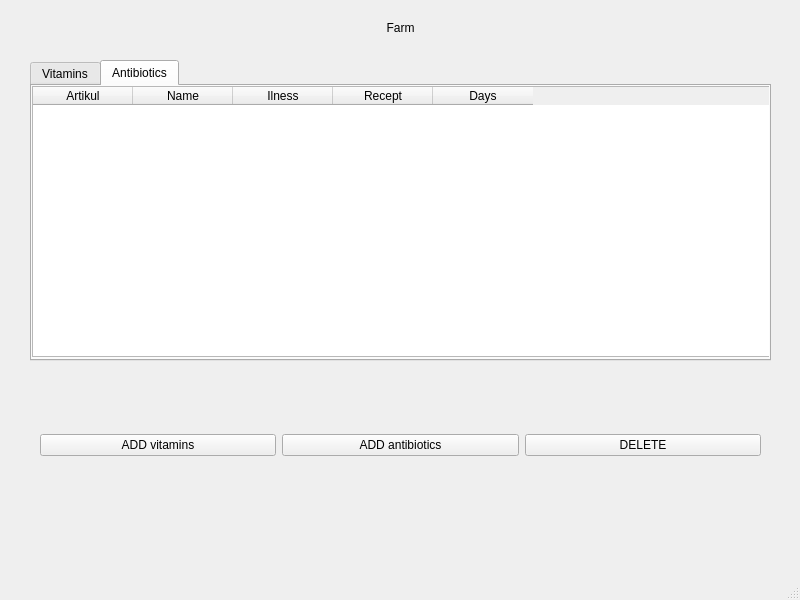
<?xml version="1.0" encoding="UTF-8"?>
<ui version="4.0">
 <class>MainWindow</class>
 <widget class="QMainWindow" name="MainWindow">
  <property name="geometry">
   <rect>
    <x>0</x>
    <y>0</y>
    <width>800</width>
    <height>600</height>
   </rect>
  </property>
  <property name="windowTitle">
   <string>MainWindow</string>
  </property>
  <widget class="QWidget" name="centralwidget">
   <widget class="QLabel" name="label">
    <property name="geometry">
     <rect>
      <x>40</x>
      <y>20</y>
      <width>721</width>
      <height>16</height>
     </rect>
    </property>
    <property name="text">
     <string>Farm</string>
    </property>
    <property name="alignment">
     <set>Qt::AlignCenter</set>
    </property>
   </widget>
   <widget class="QTabWidget" name="main">
    <property name="geometry">
     <rect>
      <x>30</x>
      <y>60</y>
      <width>741</width>
      <height>301</height>
     </rect>
    </property>
    <property name="currentIndex">
     <number>1</number>
    </property>
    <widget class="QWidget" name="tab">
     <attribute name="title">
      <string>Vitamins</string>
     </attribute>
     <widget class="QTableWidget" name="table_vitamins">
      <property name="geometry">
       <rect>
        <x>0</x>
        <y>0</y>
        <width>731</width>
        <height>271</height>
       </rect>
      </property>
      <column>
       <property name="text">
        <string>Artikul</string>
       </property>
      </column>
      <column>
       <property name="text">
        <string>Name</string>
       </property>
      </column>
      <column>
       <property name="text">
        <string>Illness</string>
       </property>
      </column>
      <column>
       <property name="text">
        <string>Age</string>
       </property>
      </column>
      <column>
       <property name="text">
        <string>Sezon</string>
       </property>
      </column>
     </widget>
    </widget>
    <widget class="QWidget" name="tab_2">
     <attribute name="title">
      <string>Antibiotics</string>
     </attribute>
     <widget class="QTableWidget" name="table_antibiotics">
      <property name="geometry">
       <rect>
        <x>0</x>
        <y>0</y>
        <width>741</width>
        <height>271</height>
       </rect>
      </property>
      <column>
       <property name="text">
        <string>Artikul</string>
       </property>
      </column>
      <column>
       <property name="text">
        <string>Name</string>
       </property>
      </column>
      <column>
       <property name="text">
        <string>Ilness</string>
       </property>
      </column>
      <column>
       <property name="text">
        <string>Recept</string>
       </property>
      </column>
      <column>
       <property name="text">
        <string>Days</string>
       </property>
      </column>
     </widget>
    </widget>
   </widget>
   <widget class="QStackedWidget" name="menu">
    <property name="geometry">
     <rect>
      <x>30</x>
      <y>370</y>
      <width>741</width>
      <height>151</height>
     </rect>
    </property>
    <property name="currentIndex">
     <number>0</number>
    </property>
    <widget class="QWidget" name="page">
     <widget class="QWidget" name="horizontalLayoutWidget">
      <property name="geometry">
       <rect>
        <x>10</x>
        <y>10</y>
        <width>721</width>
        <height>131</height>
       </rect>
      </property>
      <layout class="QHBoxLayout" name="horizontalLayout">
       <item>
        <widget class="QPushButton" name="vit_add">
         <property name="text">
          <string>ADD vitamins</string>
         </property>
        </widget>
       </item>
       <item>
        <widget class="QPushButton" name="bio_add">
         <property name="text">
          <string>ADD antibiotics</string>
         </property>
        </widget>
       </item>
       <item>
        <widget class="QPushButton" name="delete_farm">
         <property name="text">
          <string>DELETE</string>
         </property>
        </widget>
       </item>
      </layout>
     </widget>
    </widget>
    <widget class="QWidget" name="vitamins">
     <widget class="QWidget" name="gridLayoutWidget">
      <property name="geometry">
       <rect>
        <x>10</x>
        <y>10</y>
        <width>721</width>
        <height>131</height>
       </rect>
      </property>
      <layout class="QGridLayout" name="gridLayout">
       <item row="1" column="0">
        <widget class="QLabel" name="label_3">
         <property name="text">
          <string>Name: </string>
         </property>
        </widget>
       </item>
       <item row="1" column="1">
        <widget class="QLineEdit" name="name_vitamins"/>
       </item>
       <item row="0" column="3">
        <widget class="QLineEdit" name="age_vitamins"/>
       </item>
       <item row="1" column="3">
        <widget class="QLineEdit" name="sezon_vitamins"/>
       </item>
       <item row="0" column="2">
        <widget class="QLabel" name="label_4">
         <property name="text">
          <string>Age: </string>
         </property>
        </widget>
       </item>
       <item row="0" column="1">
        <widget class="QLineEdit" name="artikul_vitamins"/>
       </item>
       <item row="0" column="4">
        <widget class="QLabel" name="label_6">
         <property name="text">
          <string>Illness: </string>
         </property>
        </widget>
       </item>
       <item row="1" column="2">
        <widget class="QLabel" name="label_5">
         <property name="text">
          <string>Sezon: </string>
         </property>
        </widget>
       </item>
       <item row="0" column="0">
        <widget class="QLabel" name="label_2">
         <property name="text">
          <string>Artikul: </string>
         </property>
        </widget>
       </item>
       <item row="0" column="5">
        <widget class="QLineEdit" name="illness_vitamins"/>
       </item>
       <item row="1" column="4">
        <widget class="QPushButton" name="add_vitamins">
         <property name="text">
          <string>ADD</string>
         </property>
        </widget>
       </item>
       <item row="1" column="5">
        <widget class="QPushButton" name="cancel_vitamins">
         <property name="text">
          <string>cancel</string>
         </property>
        </widget>
       </item>
      </layout>
     </widget>
    </widget>
    <widget class="QWidget" name="antibiotics">
     <widget class="QWidget" name="gridLayoutWidget_2">
      <property name="geometry">
       <rect>
        <x>10</x>
        <y>10</y>
        <width>721</width>
        <height>141</height>
       </rect>
      </property>
      <layout class="QGridLayout" name="gridLayout_2">
       <item row="1" column="0">
        <widget class="QLabel" name="label_8">
         <property name="text">
          <string>Name: </string>
         </property>
        </widget>
       </item>
       <item row="0" column="2">
        <widget class="QLabel" name="label_9">
         <property name="text">
          <string>Recept: </string>
         </property>
        </widget>
       </item>
       <item row="0" column="1">
        <widget class="QLineEdit" name="artikul_antibiotics"/>
       </item>
       <item row="1" column="3">
        <widget class="QLineEdit" name="days_antibiotics"/>
       </item>
       <item row="0" column="3">
        <widget class="QLineEdit" name="recept_antibiotics"/>
       </item>
       <item row="1" column="1">
        <widget class="QLineEdit" name="name_antibiotics"/>
       </item>
       <item row="0" column="4">
        <widget class="QLabel" name="label_11">
         <property name="text">
          <string>Illness: </string>
         </property>
        </widget>
       </item>
       <item row="1" column="2">
        <widget class="QLabel" name="label_10">
         <property name="text">
          <string>Days: </string>
         </property>
        </widget>
       </item>
       <item row="0" column="0">
        <widget class="QLabel" name="label_7">
         <property name="text">
          <string>Artikul: </string>
         </property>
        </widget>
       </item>
       <item row="0" column="5">
        <widget class="QLineEdit" name="illness_antibiotics"/>
       </item>
       <item row="1" column="4">
        <widget class="QPushButton" name="add_antibiotics">
         <property name="text">
          <string>ADD</string>
         </property>
        </widget>
       </item>
       <item row="1" column="5">
        <widget class="QPushButton" name="cancel_antibiotics">
         <property name="text">
          <string>cancel</string>
         </property>
        </widget>
       </item>
      </layout>
     </widget>
    </widget>
    <widget class="QWidget" name="choose">
     <widget class="QWidget" name="horizontalLayoutWidget_2">
      <property name="geometry">
       <rect>
        <x>10</x>
        <y>10</y>
        <width>721</width>
        <height>131</height>
       </rect>
      </property>
      <layout class="QHBoxLayout" name="horizontalLayout_2">
       <item>
        <widget class="QPushButton" name="vitamins_2">
         <property name="text">
          <string>ADD vitamins</string>
         </property>
        </widget>
       </item>
       <item>
        <widget class="QPushButton" name="antibiotics_2">
         <property name="text">
          <string>ADD antibiotics</string>
         </property>
        </widget>
       </item>
       <item>
        <widget class="QPushButton" name="cancel">
         <property name="text">
          <string>CANCEL</string>
         </property>
        </widget>
       </item>
      </layout>
     </widget>
    </widget>
   </widget>
  </widget>
  <widget class="QMenuBar" name="menubar">
   <property name="geometry">
    <rect>
     <x>0</x>
     <y>0</y>
     <width>800</width>
     <height>22</height>
    </rect>
   </property>
  </widget>
  <widget class="QStatusBar" name="statusbar"/>
 </widget>
 <resources/>
 <connections/>
</ui>
